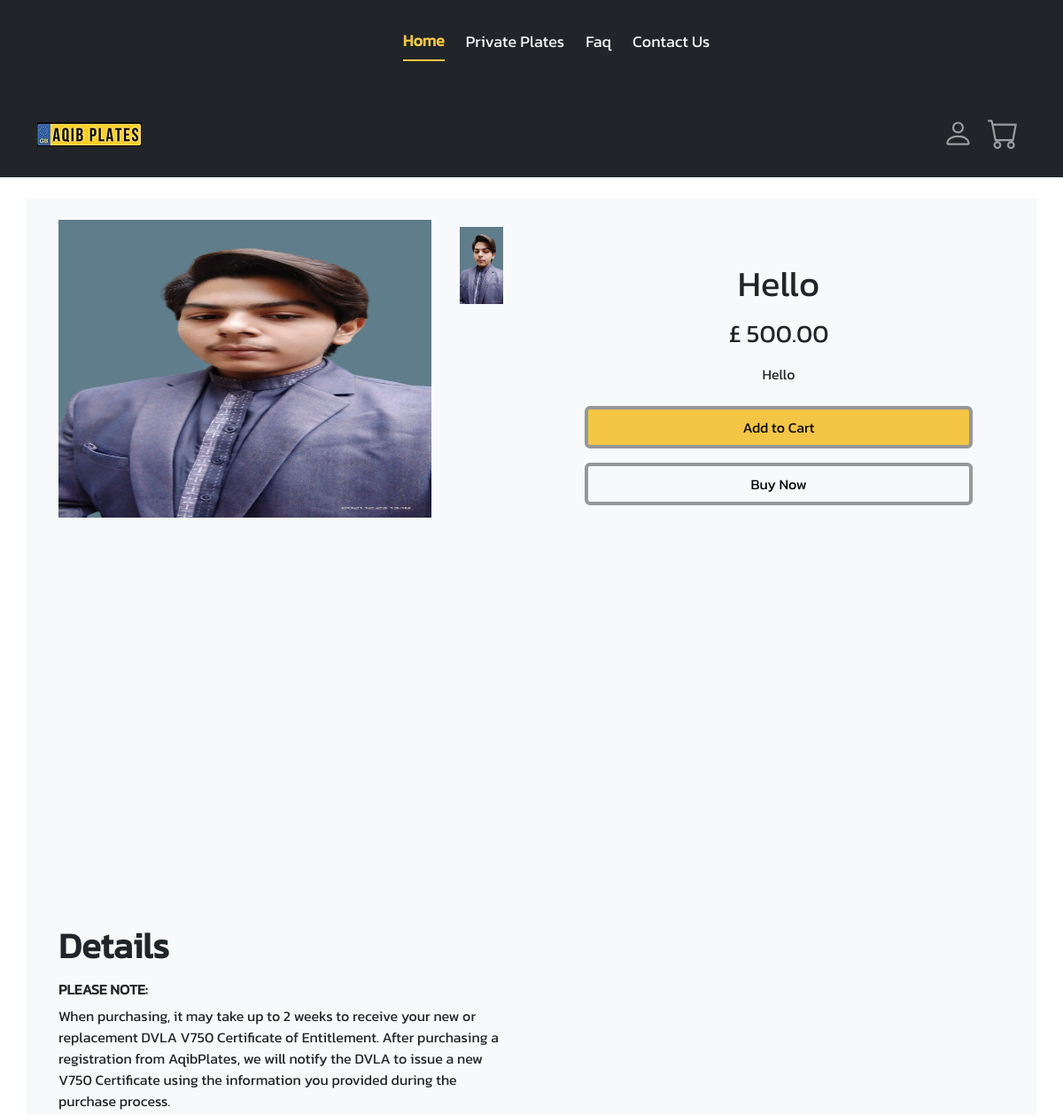
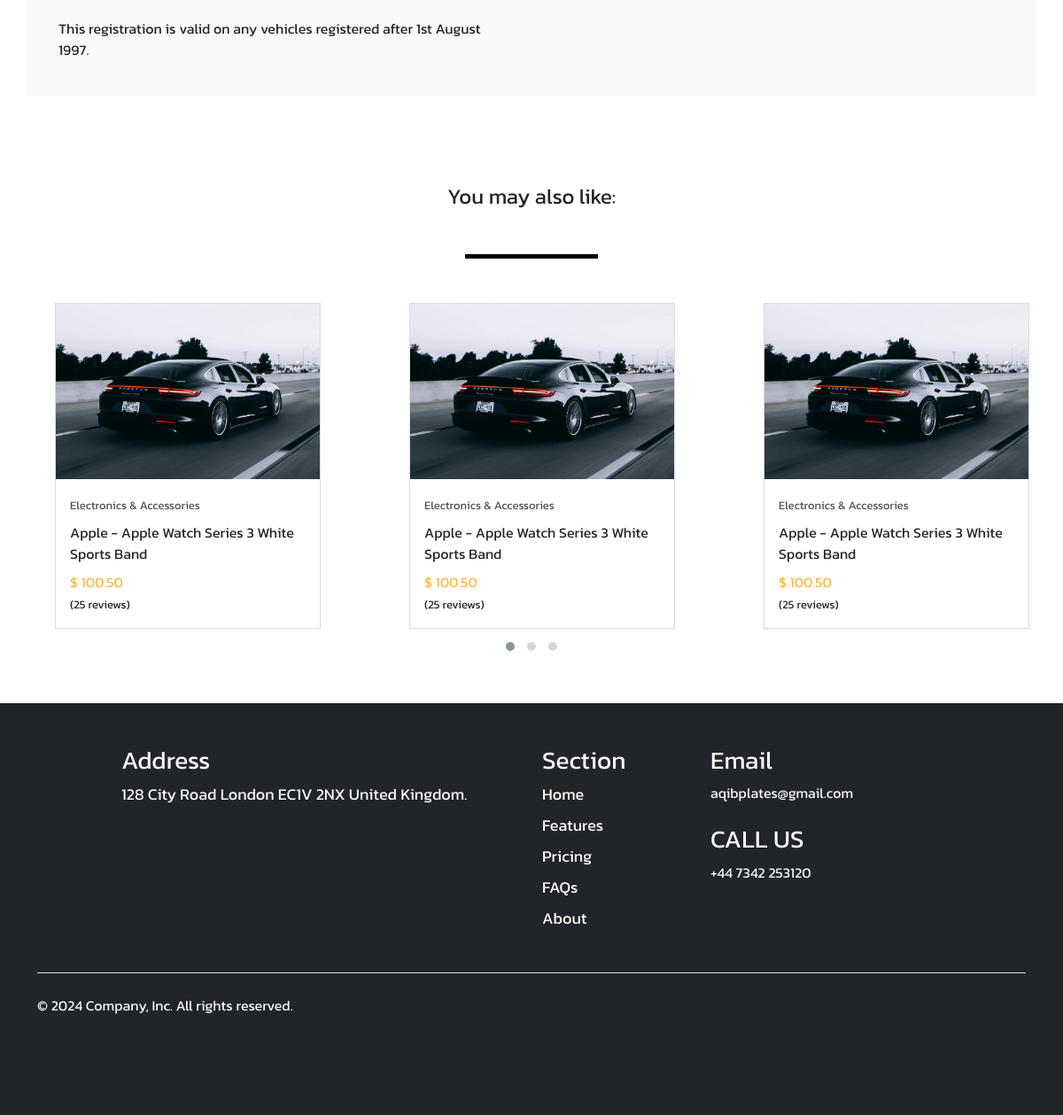
/aqib-plaltes/private-plate/number-plate/Product-no-3, run on the app's committed database (2 pictures, top to bottom).
### core_control/models.py (models this page shows)
class Product(models.Model):
    images = models.ManyToManyField(ProductImages, db_index=True, default=None)
    product_slug = models.SlugField(db_index=True, default="")
    title = models.CharField(max_length=100, db_index=True, default="")
    product_description = models.TextField(db_index=True, default="")
    Date_created = models.DateField(auto_now_add = True)
    orignal_price = models.PositiveIntegerField(db_index=True, default=0)
    tax_price = models.PositiveIntegerField(db_index=True, default=0, null=True)
    delivery_price = models.PositiveIntegerField(db_index=True, default=0, null=True)
    tag = models.CharField(max_length=50, default="")
    stock_quantity = models.PositiveIntegerField(db_index=True, default=1, null=True)
    published = models.BooleanField(default=True)

class ProductImages(models.Model):
    image = models.ImageField(upload_to='product/images', db_index=True, default=None)

### core_control/views.py (the view)
# urls.py: path('private-plate/number-plate/<str:slug>', Plate_Detail.as_view(), name="Details"),
class Plate_Detail(TemplateView):
    template_name = 'core_control/product-detail.html'
    def get(self, request, slug):
        product_detailer = Product.objects.get(product_slug = slug)
        return render(request, self.template_name, {"content":product_detailer})

### core_control/templates/core_control/product-detail.html (shortened to what this page needs)
{% extends "core_control/base/base.html" %}
{% load static %}
{% block optionalcssl %}
    <link rel="stylesheet" href="{% static 'css/owl.carousel.min.css' %}">
    <link rel="stylesheet" href="{% static 'css/owl.theme.default.min.css' %}">
    <link rel="stylesheet" href="{% static 'css/crousals.css' %}">
{% endblock optionalcssl %}
{% block content %}
<div class="container bg-light mt-4 p-4">
    <div class="row">
        <div class="col-lg-6 col-md-12 col-sm-12">
            <div class="container-fluid">
                <div class="row">
                    <div class="col-lg-10 col-md-12 col-sm-12">
                        <img src="{{ content.images.first.image.url }}" alt="" style="width: 100%; height: 45%;">
                    </div>
                    <div class="col-lg-2 col-md-12 col-sm-12">
                        <div class="d-flex flex-column">
                            {% for image in content.images.all %}
                                {% if not forloop.first %}
                                    <div class="p-2">
                                        <img src="{{ image.image.url }}" alt="img" style="width: 100%; height: 50% !important;">
                                    </div>
                                {% endif %}
                            {% endfor %}
                        </div>
                    </div>
                </div>
            </div>
            <div class="container-fluid mt-5">
                <h1 class="mb-3" style="font-weight: 900;">Details</h1>
                <h6 style="font-weight: 700;">PLEASE NOTE:</h6>
                <p>When purchasing, it may take up to 2 weeks to receive your new or replacement DVLA V750
                    Certificate of Entitlement. After purchasing a registration from AqibPlates, we will notify the
                    DVLA to issue a new V750 Certificate using the information you provided during the purchase
                    process.
                    <br>
                    <br>
                    This registration is valid on any vehicles registered after 1st August 1997.
                </p>
            </div>
        </div>
        <div class="col-lg-6 col-md-12 col-sm-12 ">
            <div class="mt-5">
                <h2 class="mb-3 fs-1 text-center">{{content.title}}</h2>
                <h3 class="mb-3 text-center">£ {{content.orignal_price}}.00</h3>
                <div class="mb-4 mt-3">
                    <p class="text-center">{{content.product_description}}</p>
                </div>
                <div class="mb-3 ps-5 pe-5">
                    <button class="w-100 pt-2 pb-2 det-btn rounded-2"  id="cartbtn" data-product-id="{{ content.id }}">Add to Cart</button>
                </div>
                <div class="mb-3 ps-5 pe-5">
                    <button class="w-100 pt-2 pb-2 det-btn-2 rounded-2">Buy Now</button>
                </div>
            </div>
        </div>
    </div>
</div>
<section style="margin-top: 100px;">
    <h4 class="text-center">You may also like:</h4>
    <div class="divider"></div>
    <div class="row g-4 my-5 mx-auto owl-carousel owl-theme">
        <div class="col product-item mx-auto">
            <div class="product-img">
                <img src="{% static 'media/campbell-3ZUsNJhi_Ik-unsplash.jpg' %}" alt="" class="img-fluid d-block mx-auto">
            </div>
            <div class="product-info p-3">
                <span class="product-type">Electronics & Accessories</span>
                <a href="#" class="d-block text-dark text-decoration-none py-2 product-name">Apple - Apple Watch
                    Series 3 White Sports Band</a>
                <span class="product-price">$ 100.50</span>
                <div class="rating d-flex mt-1">
                    <span>(25 reviews)</span>
                </div>
            </div>
        </div>
        <div class="col product-item mx-auto">
            <div class="product-img">
                <img src="{% static 'media/campbell-3ZUsNJhi_Ik-unsplash.jpg' %}" alt="" class="img-fluid d-block mx-auto">
            </div>
            <div class="product-info p-3">
                <span class="product-type">Electronics & Accessories</span>
                <a href="#" class="d-block text-dark text-decoration-none py-2 product-name">Apple - Apple Watch
                    Series 3 White Sports Band</a>
                <span class="product-price">$ 100.50</span>
                <div class="rating d-flex mt-1">
                    <span>(25 reviews)</span>
                </div>
            </div>
        </div>
        <div class="col product-item mx-auto">
            <div class="product-img">
                <img src="{% static 'media/campbell-3ZUsNJhi_Ik-unsplash.jpg' %}" alt="" class="img-fluid d-block mx-auto">
            </div>
            <div class="product-info p-3">
                <span class="product-type">Electronics & Accessories</span>
                <a href="#" class="d-block text-dark text-decoration-none py-2 product-name">Apple - Apple Watch
                    Series 3 White Sports Band</a>
                <span class="product-price">$ 100.50</span>
                <div class="rating d-flex mt-1">
                    <span>(25 reviews)</span>
                </div>
            </div>
        </div>
    </div>
</section>
{% endblock content %}

### core_control/static/css/crousals.css (style rules this page uses)
.product-item { border: 1px solid rgb(219, 219, 219); }
.product-img { position: relative; overflow: hidden; }
.product-type { font-size: 13px; opacity: 0.8; }
.product-name { transition: all 0.3s ease-in-out; }
.product-price { color: #fcb941; }
.rating { font-size: 13px; }
.product-item { width: 300px; }

### core_control/static/css/style.css (style rules this page uses)
* { margin: 0px 0px; padding: 0px 0px; box-sizing: border-box; font-family: Kanit, sans-serif; }
.divider { display: block; margin: auto; width: 150px; height: 5px; background-color: black; margin-top: 50px; margin-bottom: 50px; }
.det-btn { background-color: rgb(245, 198, 69); border: 4px solid rgb(151, 151, 151); transition: 0.2s all ease-in-out; }
.det-btn-2 { background-color: transparent; border: 4px solid rgb(151, 151, 151); transition: 0.2s all ease-in-out; }

### data on the page
Product: images.first.image (picture), title "Hello", orignal_price "500", product_description "Hello"
ProductImages: image (picture)
